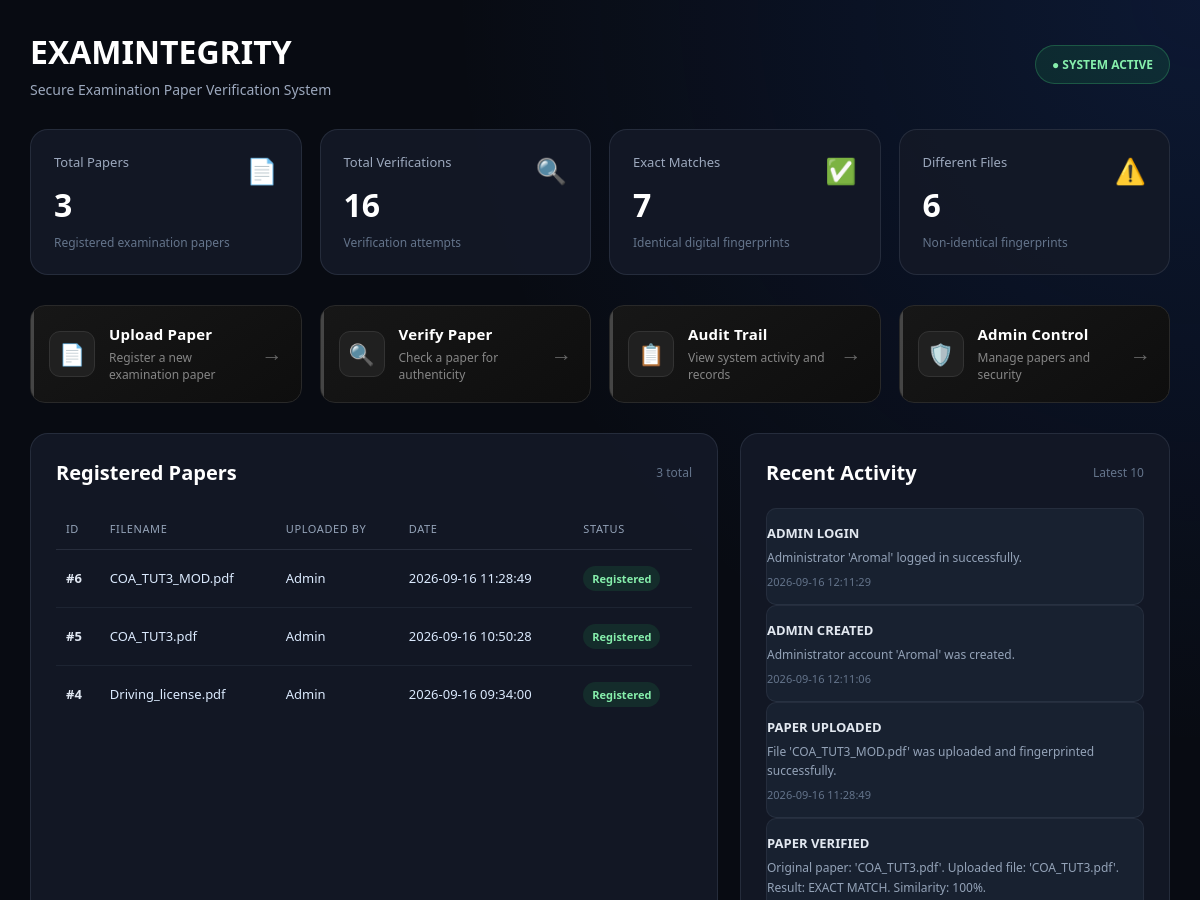
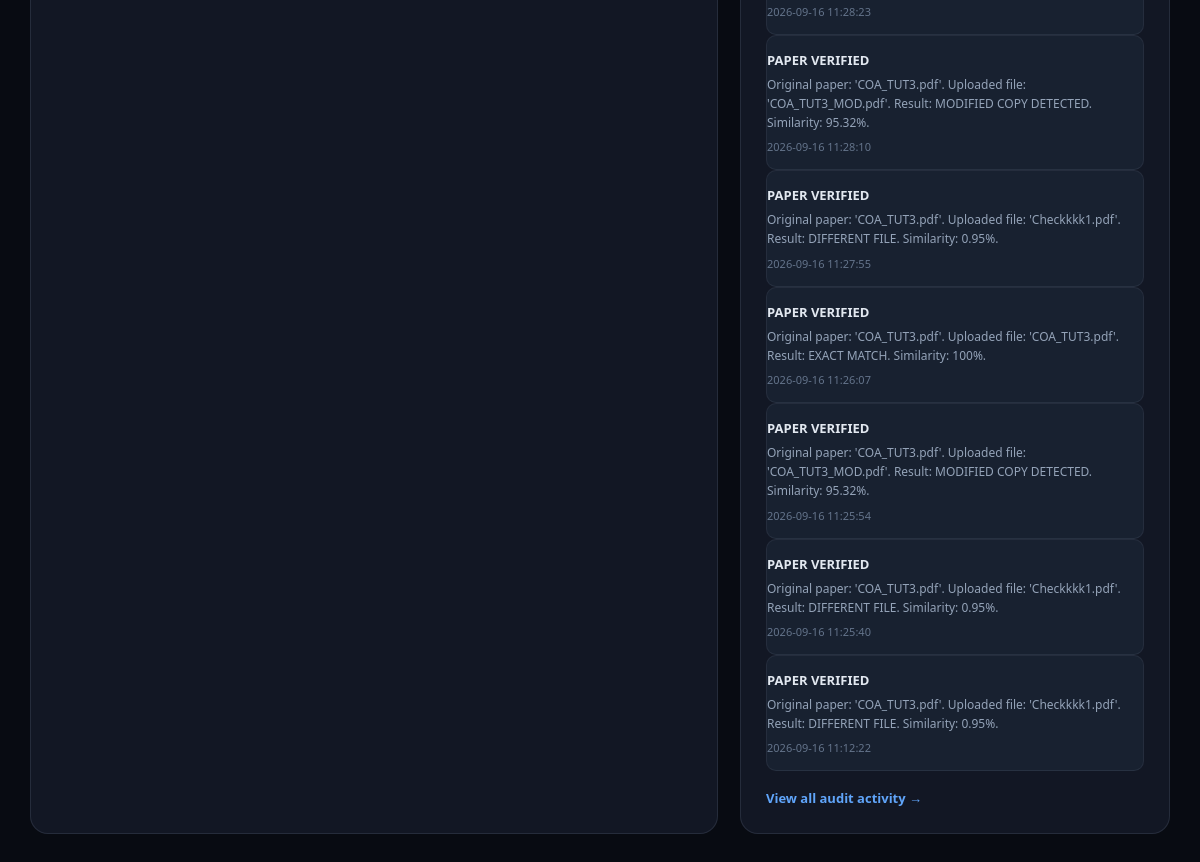
The page / on the database its author committed (2 pictures, top to bottom).
### tables this page shows
CREATE TABLE papers (
            id INTEGER PRIMARY KEY AUTOINCREMENT,
            filename TEXT NOT NULL,
            fingerprint TEXT NOT NULL,
            uploaded_by TEXT NOT NULL,
            uploaded_at TEXT NOT NULL
        , stored_filename TEXT);

CREATE TABLE audit_logs (
            id INTEGER PRIMARY KEY AUTOINCREMENT,
            action TEXT NOT NULL,
            details TEXT NOT NULL,
            created_at TEXT NOT NULL
        );

### app.py (the view)
@app.route("/")
def home():
    conn = get_db_connection()
    papers = conn.execute(
        "SELECT * FROM papers ORDER BY id DESC"
    ).fetchall()
    audit_logs = conn.execute(
        "SELECT * FROM audit_logs ORDER BY id DESC LIMIT 10"
    ).fetchall()
    total_papers = conn.execute(
        "SELECT COUNT(*) FROM papers"
    ).fetchone()[0]
    total_verifications = conn.execute(
        """
        SELECT COUNT(*)
        FROM audit_logs
        WHERE action = 'PAPER VERIFIED'
        """
    ).fetchone()[0]
    exact_matches = conn.execute(
        """
        SELECT COUNT(*)
        FROM audit_logs
        WHERE action = 'PAPER VERIFIED'
        AND details LIKE '%Result: EXACT MATCH%'
        """
    ).fetchone()[0]
    different_files = conn.execute(
        """
        SELECT COUNT(*)
        FROM audit_logs
        WHERE action = 'PAPER VERIFIED'
        AND (
            details LIKE '%Result: DIFFERENT FILE%'
            OR details LIKE '%Result: DIFFERENT PAPER%'
        )
        """
    ).fetchone()[0]
    conn.close()
    return render_template(
        "index.html",
        papers=papers,
        audit_logs=audit_logs,
        total_papers=total_papers,
        total_verifications=total_verifications,
        exact_matches=exact_matches,
        different_files=different_files
    )

### app.py (called while the page is built)
def get_db_connection():
    conn = sqlite3.connect(DATABASE_FILE)
    conn.row_factory = sqlite3.Row
    return conn

### templates/index.html (shortened to what this page needs)
<!DOCTYPE html>
<html lang="en">
<head>
    <link rel="stylesheet"
          href="{{ url_for('static', filename='style.css') }}">
</head>
<body>
<div class="dashboard-page">
    <div class="dashboard-container">
        <header class="dashboard-header">
            <div class="brand-section">
                <h1>
                    EXAMINTEGRITY
                </h1>
                <p>
                    Secure Examination Paper Verification System
                </p>
            </div>
            <div class="header-badge">
                ● SYSTEM ACTIVE
            </div>
        </header>
        <section class="stats-grid">
            <div class="stat-card">
                <div class="stat-icon">
                    📄
                </div>
                <div class="stat-label">
                    Total Papers
                </div>
                <div class="stat-number">
                    {{ total_papers }}
                </div>
                <div class="stat-description">
                    Registered examination papers
                </div>
            </div>
            <div class="stat-card">
                <div class="stat-icon">
                    🔍
                </div>
                <div class="stat-label">
                    Total Verifications
                </div>
                <div class="stat-number">
                    {{ total_verifications }}
                </div>
                <div class="stat-description">
                    Verification attempts
                </div>
            </div>
            <div class="stat-card">
                <div class="stat-icon">
                    ✅
                </div>
                <div class="stat-label">
                    Exact Matches
                </div>
                <div class="stat-number">
                    {{ exact_matches }}
                </div>
                <div class="stat-description">
                    Identical digital fingerprints
                </div>
            </div>
            <div class="stat-card">
                <div class="stat-icon">
                    ⚠️
                </div>
                <div class="stat-label">
                    Different Files
                </div>
                <div class="stat-number">
                    {{ different_files }}
                </div>
                <div class="stat-description">
                    Non-identical fingerprints
                </div>
            </div>
        </section>
        <section class="quick-actions">
            <a
                href="{{ url_for('upload_page') }}"
                class="quick-action-card"
            >
                <div class="quick-action-icon">
                    📄
                </div>
                <div class="quick-action-content">
                    <h3>
                        Upload Paper
                    </h3>
                    <p>
                        Register a new examination paper
                    </p>
                </div>
                <div class="quick-action-arrow">
                    →
                </div>
            </a>
            <a
                href="{{ url_for('verify_page') }}"
                class="quick-action-card"
            >
                <div class="quick-action-icon">
                    🔍
                </div>
                <div class="quick-action-content">
                    <h3>
                        Verify Paper
                    </h3>
                    <p>
                        Check a paper for authenticity
                    </p>
                </div>
                <div class="quick-action-arrow">
                    →
                </div>
            </a>
            <a
                href="{{ url_for('audit_trail') }}"
                class="quick-action-card"
            >
                <div class="quick-action-icon">
                    📋
                </div>
                <div class="quick-action-content">
                    <h3>
                        Audit Trail
                    </h3>
                    <p>
                        View system activity and records
                    </p>
                </div>
                <div class="quick-action-arrow">
                    →
                </div>
            </a>
            <a
                href="{{ url_for('admin_login') }}"
                class="quick-action-card"
            >
                <div class="quick-action-icon">
                    🛡️
                </div>
                <div class="quick-action-content">
                    <h3>
                        Admin Control
                    </h3>
                    <p>
                        Manage papers and security
                    </p>
                </div>
                <div class="quick-action-arrow">
                    →
                </div>
            </a>
        </section>
        <section class="content-grid">
            <div class="dashboard-card">
                <div class="card-heading">
                    <h2>
                        Registered Papers
                    </h2>
                    <span>
                        {{ total_papers }} total
                    </span>
                </div>
                {% if papers %}
                    <div class="table-wrapper">
                        <table>
                            <thead>
                                <tr>
                                    <th>
                                        ID
                                    </th>
                                    <th>
                                        Filename
                                    </th>
                                    <th>
                                        Uploaded By
                                    </th>
                                    <th>
                                        Date
                                    </th>
                                    <th>
                                        Status
                                    </th>
                                </tr>
                            </thead>
                            <tbody>
                                {% for paper in papers %}
                                    <tr>
                                        <td class="paper-id">
                                            #{{ paper["id"] }}
                                        </td>
                                        <td>
                                            {{ paper["filename"] }}
                                        </td>
                                        <td>
                                            {{ paper["uploaded_by"] }}
                                        </td>
                                        <td>
                                            {{ paper["uploaded_at"] }}
                                        </td>
                                        <td>
                                            <span class="status-pill">
                                                Registered
                                            </span>
                                        </td>
                                    </tr>
                                {% endfor %}
                            </tbody>
                        </table>
                    </div>
                {% else %}
                    <div class="empty-state">
                        No examination papers have been
                        registered yet.
                    </div>
                {% endif %}
            </div>
            <div class="dashboard-card">
                <div class="card-heading">
                    <h2>
                        Recent Activity
                    </h2>
                    <span>
                        Latest 10
                    </span>
                </div>
                {% if audit_logs %}
                    {% for log in audit_logs %}
                        <div class="audit-item">
                            <div class="audit-action">
                                {{ log["action"] }}
                            </div>
                            <div class="audit-details">
                                {{ log["details"] }}
                            </div>
                            <div class="audit-time">
                                {{ log["created_at"] }}
                            </div>
                        </div>
                    {% endfor %}
                {% else %}
                    <div class="empty-state">
                        No activity recorded yet.
                    </div>
                {% endif %}
                <a
                    href="{{ url_for('audit_trail') }}"
                    class="view-all"
                >
                    View all audit activity →
                </a>
            </div>
        </section>
    </div>
</div>
</body>
</html>

### static/style.css (style rules this page uses)
* { margin: 0; padding: 0; box-sizing: border-box; }
body { font-family: "Segoe UI", Arial, sans-serif; background: #0b0f19; color: #e8edf7; min-height: 100vh; }
h1 { font-size: clamp(22px, 3vw, 30px); font-weight: 600; margin-bottom: 10px; }
.stats-grid { display: grid; grid-template-columns: repeat(4, 1fr); gap: 18px; margin-bottom: 25px; }
.stat-card, .panel { background: #111724; border: 1px solid #252d3d; border-radius: 12px; }
.stat-card { padding: 22px; }
.stat-icon { font-size: 20px; color: #5c708a; }
.quick-actions { display: flex; flex-direction: column; gap: 12px; }
table { width: 100%; border-collapse: collapse; min-width: 600px; }
th { text-align: left; color: #68768c; font-size: 10px; font-weight: 500; padding: 12px 10px; border-bottom: 1px solid #252d3d; }
td { padding: 16px 10px; font-size: 11px; color: #a7b2c4; border-bottom: 1px solid #20283a; }
td:first-child { color: #e0e7f2; }
tr:last-child td { border-bottom: none; }
.audit-item { background: #182130; border: 1px solid #252d3d; border-radius: 10px; padding: 18px; }
.audit-time { color: #8d98ad; font-size: 11px; }
.quick-actions { display: grid; grid-template-columns: repeat(4, 1fr); gap: 18px; margin-top: 25px; margin-bottom: 35px; }
.quick-action-card { position: relative; display: flex; align-items: center; gap: 15px; min-height: 95px; padding: 18px; box-sizing: border-box; background: linear-gradient( 145deg, #171717, #0e0e0e ); border: 1px solid #292929; border-radius: 15px; color: white; text-decoration: none; overflow: hidden; transition: transform 0.25s ease, border-color 0.25s ease, box-shadow 0.25s ease, background 0.25s ease; }
.quick-action-card::before { content: ""; position: absolute; left: 0; top: 0; width: 3px; height: 100%; background: #777; opacity: 0.5; transition: opacity 0.25s ease, width 0.25s ease; }
.quick-action-icon { width: 46px; height: 46px; min-width: 46px; display: flex; align-items: center; justify-content: center; background: #202020; border: 1px solid #333; border-radius: 11px; font-size: 21px; box-sizing: border-box; transition: transform 0.25s ease, background 0.25s ease, border-color 0.25s ease; }
.quick-action-content { flex: 1; min-width: 0; }
.quick-action-content h3 { margin: 0 0 6px 0; font-size: 15px; font-weight: 600; letter-spacing: 0.2px; }
.quick-action-content p { margin: 0; color: #858585; font-size: 12px; line-height: 1.4; }
.quick-action-arrow { color: #666; font-size: 21px; line-height: 1; transition: transform 0.25s ease, color 0.25s ease; }

### rows shown on the page
papers: id "6", filename "COA_TUT3_MOD.pdf", uploaded_by "Admin", uploaded_at "2026-09-16 11:28:49"
papers: id "5", filename "COA_TUT3.pdf", uploaded_by "Admin", uploaded_at "2026-09-16 10:50:28"
papers: id "4", filename "Driving_license.pdf", uploaded_by "Admin", uploaded_at "2026-09-16 09:34:00"
audit_logs: action "ADMIN LOGIN", details "Administrator 'Aromal' logged in successfully.", created_at "2026-09-16 12:11:29"
audit_logs: action "ADMIN CREATED", details "Administrator account 'Aromal' was created.", created_at "2026-09-16 12:11:06"
audit_logs: action "PAPER UPLOADED", details "File 'COA_TUT3_MOD.pdf' was uploaded and fingerprinted successfully.", created_at "2026-09-16 11:28:49"
audit_logs: action "PAPER VERIFIED", details "Original paper: 'COA_TUT3.pdf'. Uploaded file: 'COA_TUT3.pdf'. Result: EXACT MATCH. Similarity: 100%.", created_at "2026-09-16 11:28:23"
audit_logs: action "PAPER VERIFIED", details "Original paper: 'COA_TUT3.pdf'. Uploaded file: 'COA_TUT3_MOD.pdf'. Result: MODIFIED COPY DETECTED. Similarity: 95.32%.", created_at "2026-09-16 11:28:10"
audit_logs: action "PAPER VERIFIED", details "Original paper: 'COA_TUT3.pdf'. Uploaded file: 'Checkkkk1.pdf'. Result: DIFFERENT FILE. Similarity: 0.95%.", created_at "2026-09-16 11:27:55"
audit_logs: action "PAPER VERIFIED", details "Original paper: 'COA_TUT3.pdf'. Uploaded file: 'COA_TUT3.pdf'. Result: EXACT MATCH. Similarity: 100%.", created_at "2026-09-16 11:26:07"
audit_logs: action "PAPER VERIFIED", details "Original paper: 'COA_TUT3.pdf'. Uploaded file: 'COA_TUT3_MOD.pdf'. Result: MODIFIED COPY DETECTED. Similarity: 95.32%.", created_at "2026-09-16 11:25:54"
audit_logs: action "PAPER VERIFIED", details "Original paper: 'COA_TUT3.pdf'. Uploaded file: 'Checkkkk1.pdf'. Result: DIFFERENT FILE. Similarity: 0.95%.", created_at "2026-09-16 11:25:40"
audit_logs: action "PAPER VERIFIED", details "Original paper: 'COA_TUT3.pdf'. Uploaded file: 'Checkkkk1.pdf'. Result: DIFFERENT FILE. Similarity: 0.95%.", created_at "2026-09-16 11:12:22"

### other values the page prints
{{ total_papers }} "3"
{{ total_verifications }} "16"
{{ exact_matches }} "7"
{{ different_files }} "6"
